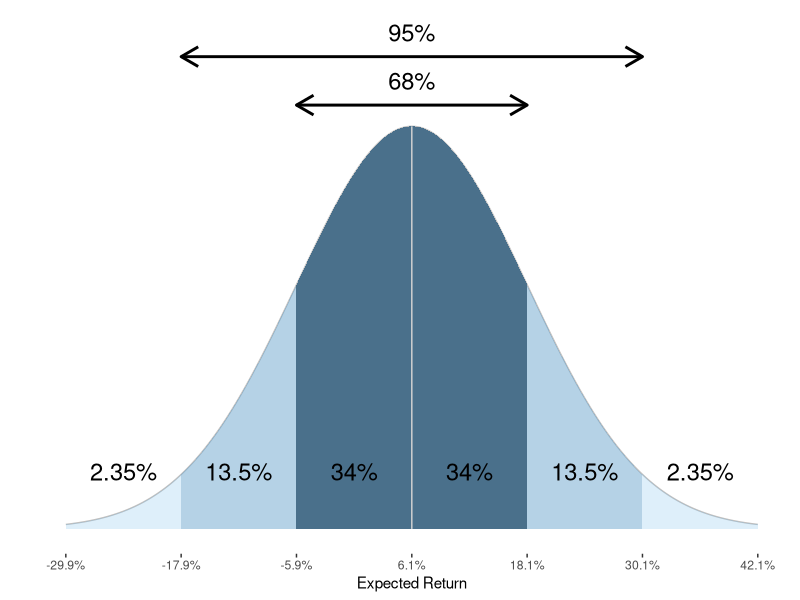

Reproduce this figure in R.
library("ggplot2")
library("scales")

#Inputs
m<-0.061
vol<-0.12
length<-100

#create vectors with z-values
x<-seq(m-3*vol,m+3*vol,length.out=6*length)
x1<-seq(m-3*vol,m-2*vol,length.out=length)
x2<-seq(m-2*vol,m-vol,length.out=length)
x3<-seq(m-vol,m+vol,length.out=2*length)
x4<-seq(m+vol,m+2*vol,length.out=length)
x5<-seq(m+2*vol,m+3*vol,length.out=length)

#create areas for graph
line<-data.frame(x=x,y=dnorm(x,mean=m,sd=vol))
areax1<-data.frame(x=x1,ymin=0,ymax=dnorm(x1,mean=m, sd=vol))
areax2<-data.frame(x=x2,ymin=0,ymax=dnorm(x2,mean=m, sd=vol))
areax3<-data.frame(x=x3,ymin=0,ymax=dnorm(x3,mean=m, sd=vol))
areax4<-data.frame(x=x4,ymin=0,ymax=dnorm(x4,mean=m, sd=vol))
areax5<-data.frame(x=x5,ymin=0,ymax=dnorm(x5,mean=m, sd=vol))

#position of labels
label_y=dnorm(m,mean=m, sd=vol)/7

#colours for area shading
shade1<-"skyblue2"
shade2<-"skyblue3"
shade3<-"skyblue4"

plot<-ggplot()+
  geom_line(data=line, mapping=aes(x=x,y=y), colour="grey")+
  geom_ribbon(data=areax1,mapping=aes(x=x,ymin=ymin,ymax=ymax), fill=shade1, alpha=0.25)+
  geom_ribbon(data=areax2,mapping=aes(x=x,ymin=ymin,ymax=ymax), fill=shade2, alpha=0.5)+
  geom_ribbon(data=areax3,mapping=aes(x=x,ymin=ymin,ymax=ymax), fill=shade3, alpha=1)+
  geom_ribbon(data=areax4,mapping=aes(x=x,ymin=ymin,ymax=ymax), fill=shade2, alpha=0.5)+
  geom_ribbon(data=areax5,mapping=aes(x=x,ymin=ymin,ymax=ymax), fill=shade1, alpha=0.25)+ 
  theme(panel.grid=element_blank(),
        panel.background=element_blank(),
        axis.ticks.y = element_blank(), 
        axis.text.y = element_blank())+
  scale_x_continuous(labels=label_percent(accuracy=0.1), breaks=seq(min(x),max(x),vol))+
  scale_y_continuous(breaks=c(0,10))+
  labs(x="Expected Return",y="")+
  annotate(geom="text",x=m-vol/2,y=label_y,label="34%",colour="black", size=6)+
  annotate(geom="text",x=m+vol/2,y=label_y,label="34%",colour="black", size=6)+
  annotate(geom="text",x=m+vol*3/2,y=label_y,label="13.5%",colour="black", size=6)+
  annotate(geom="text",x=m-vol*3/2,y=label_y,label="13.5%",colour="black", size=6)+
  annotate(geom="text",x=m+vol*5/2,y=label_y,label="2.35%",colour="black", size=6)+
  annotate(geom="text",x=m-vol*5/2,y=label_y,label="2.35%",colour="black", size=6)+
  geom_segment(aes(x=m,y=0,xend=m,yend=dnorm(m,mean=m, sd=vol)), colour="gray82")+
  annotate(geom="text",x=m,y=3.7,label="68%",colour="black", size=6)+
  geom_segment(aes(x=min(x3),y=3.5,xend=max(x3),yend=3.5),size=1,arrow=arrow(ends="both", length=unit(0.5,"cm")))+
  annotate(geom="text",x=m,y=4.1,label="95%",colour="black", size=6)+
  geom_segment(aes(x=min(x2),y=3.9,xend=max(x4),yend=3.9),size=1,arrow=arrow(ends="both",length=unit(0.5,"cm")))


plot
